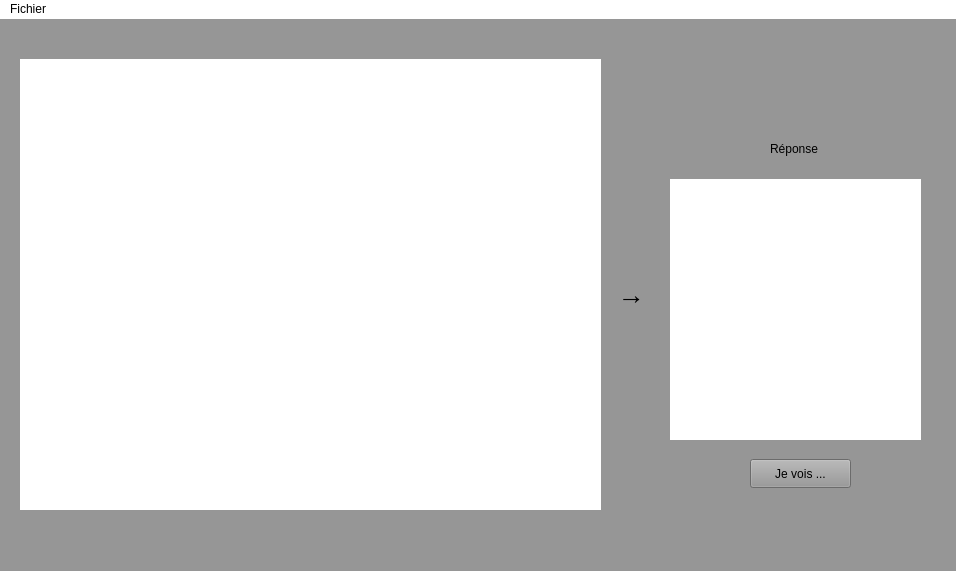
<?xml version="1.0" encoding="UTF-8"?>
<ui version="4.0">
 <class>MainWindow</class>
 <widget class="QMainWindow" name="MainWindow">
  <property name="geometry">
   <rect>
    <x>0</x>
    <y>0</y>
    <width>956</width>
    <height>571</height>
   </rect>
  </property>
  <property name="windowTitle">
   <string>Pix - Reconnaissance de dessin</string>
  </property>
  <property name="styleSheet">
   <string notr="true">background-color:rgb(150,150,150)</string>
  </property>
  <widget class="QWidget" name="centralwidget">
   <widget class="QWidget" name="widget" native="true">
    <property name="geometry">
     <rect>
      <x>20</x>
      <y>40</y>
      <width>581</width>
      <height>451</height>
     </rect>
    </property>
    <property name="styleSheet">
     <string notr="true">background-color: rgb(255,255,255)</string>
    </property>
   </widget>
   <widget class="QWidget" name="widget_2" native="true">
    <property name="geometry">
     <rect>
      <x>670</x>
      <y>160</y>
      <width>251</width>
      <height>261</height>
     </rect>
    </property>
    <property name="styleSheet">
     <string notr="true">background-color: rgb(255,255,255)</string>
    </property>
   </widget>
   <widget class="QLabel" name="label">
    <property name="geometry">
     <rect>
      <x>770</x>
      <y>120</y>
      <width>63</width>
      <height>20</height>
     </rect>
    </property>
    <property name="text">
     <string>Réponse</string>
    </property>
   </widget>
   <widget class="QLabel" name="label_2">
    <property name="geometry">
     <rect>
      <x>610</x>
      <y>260</y>
      <width>51</width>
      <height>31</height>
     </rect>
    </property>
    <property name="font">
     <font>
      <pointsize>20</pointsize>
      <weight>75</weight>
      <bold>true</bold>
     </font>
    </property>
    <property name="text">
     <string> →</string>
    </property>
   </widget>
   <widget class="QPushButton" name="pushButton">
    <property name="geometry">
     <rect>
      <x>750</x>
      <y>440</y>
      <width>101</width>
      <height>29</height>
     </rect>
    </property>
    <property name="text">
     <string>Je vois ...</string>
    </property>
   </widget>
  </widget>
  <widget class="QMenuBar" name="menubar">
   <property name="geometry">
    <rect>
     <x>0</x>
     <y>0</y>
     <width>956</width>
     <height>25</height>
    </rect>
   </property>
   <property name="styleSheet">
    <string notr="true">background-color: rgb(255,255,255)</string>
   </property>
   <widget class="QMenu" name="menuFichier">
    <property name="title">
     <string>Fichier</string>
    </property>
    <widget class="QMenu" name="menuListe_Possibilit_es">
     <property name="title">
      <string>Liste Possibilitées</string>
     </property>
     <addaction name="separator"/>
     <addaction name="actionLapin"/>
     <addaction name="actionChien"/>
     <addaction name="actionOeil"/>
     <addaction name="actionTour_Eiffel"/>
     <addaction name="actionVisage"/>
    </widget>
    <addaction name="menuListe_Possibilit_es"/>
    <addaction name="actionQuitter"/>
   </widget>
   <addaction name="menuFichier"/>
  </widget>
  <widget class="QStatusBar" name="statusbar"/>
  <action name="actionQuitter">
   <property name="text">
    <string>Quitter</string>
   </property>
  </action>
  <action name="actionLapin">
   <property name="text">
    <string>Lapin</string>
   </property>
  </action>
  <action name="actionChien">
   <property name="text">
    <string>Chien</string>
   </property>
  </action>
  <action name="actionOeil">
   <property name="text">
    <string>Oeil</string>
   </property>
  </action>
  <action name="actionTour_Eiffel">
   <property name="text">
    <string>Tour Eiffel</string>
   </property>
  </action>
  <action name="actionVisage">
   <property name="text">
    <string>Visage</string>
   </property>
  </action>
 </widget>
 <resources/>
 <connections/>
</ui>
